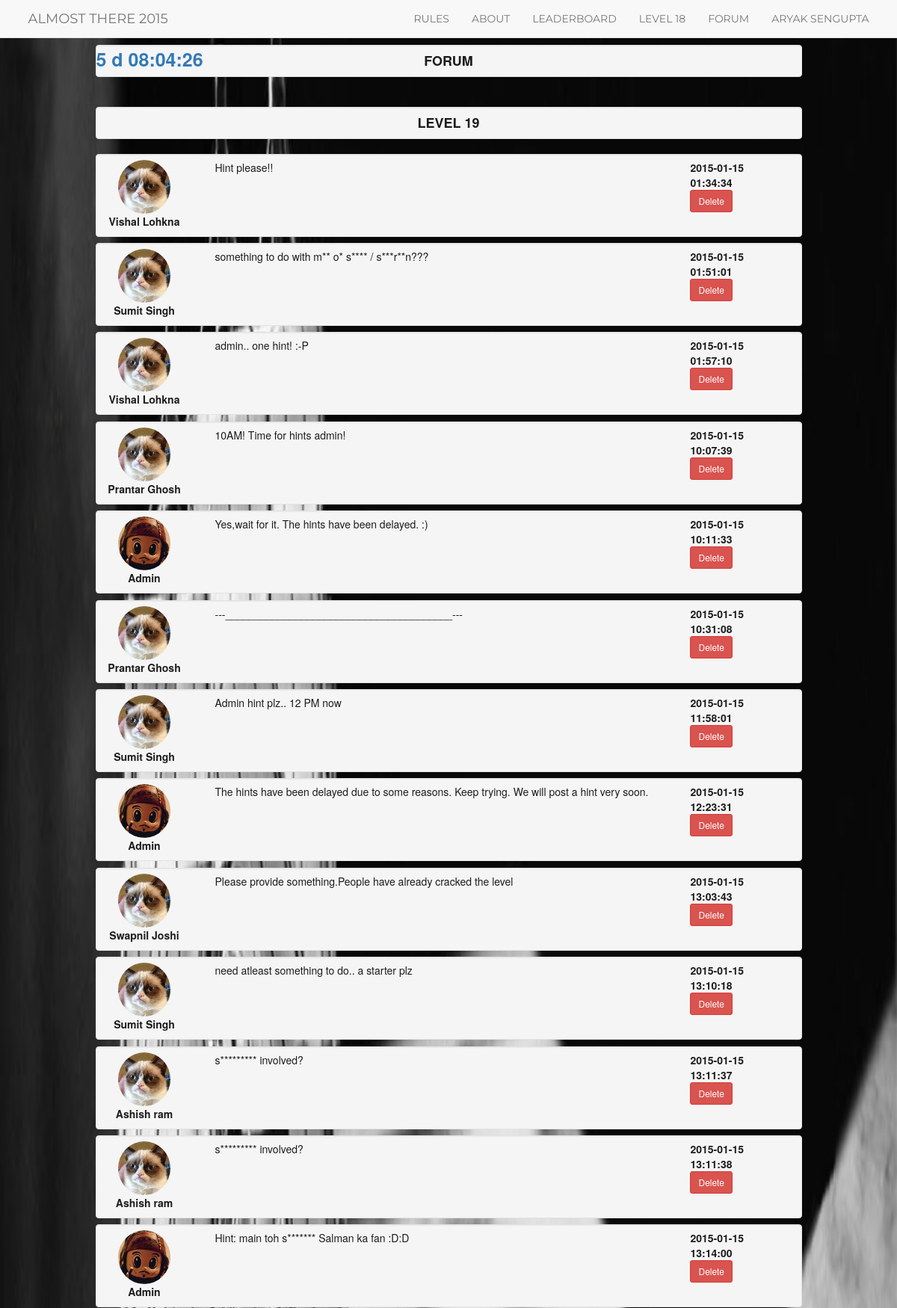
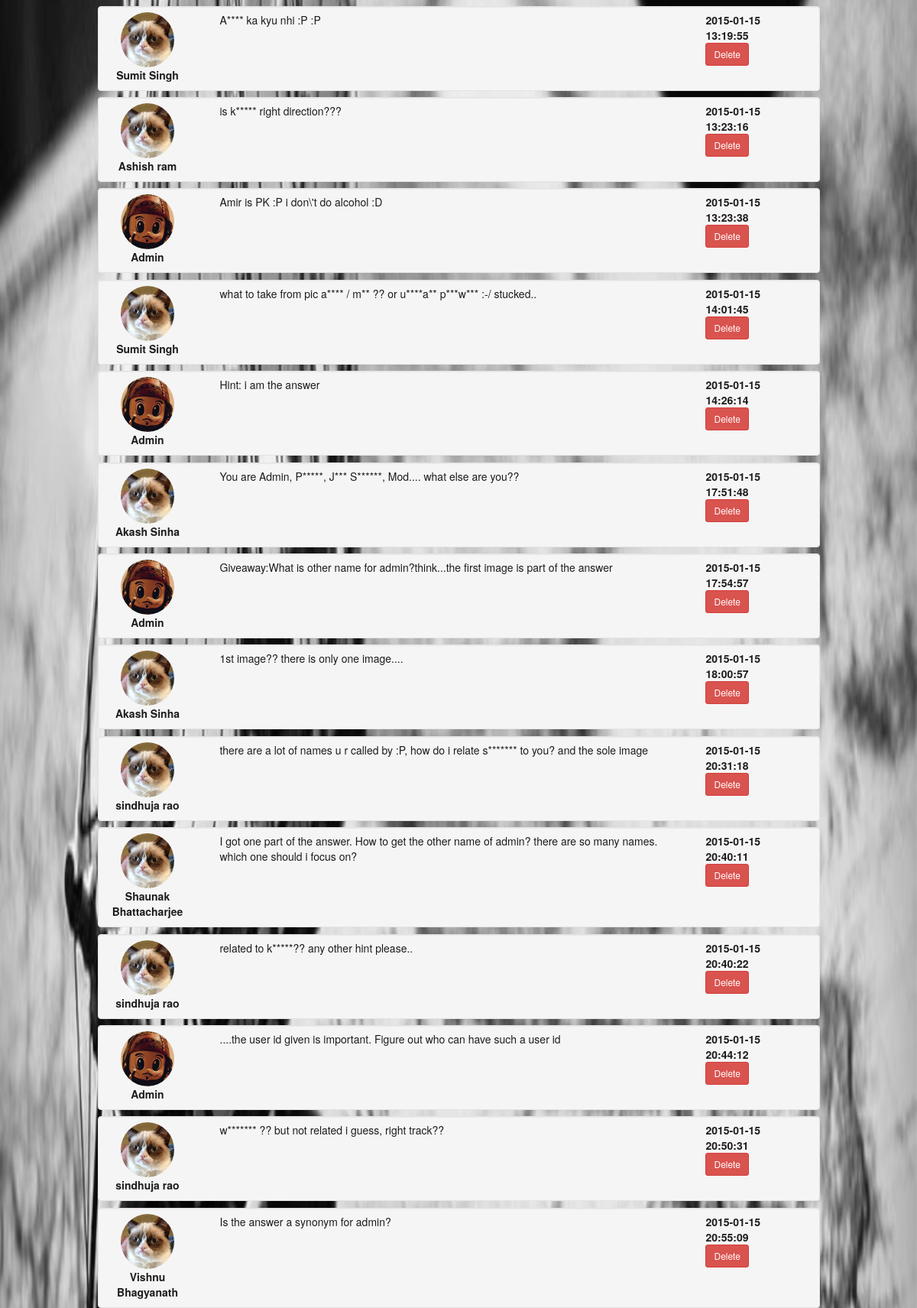
The page /forum.php?level=19 (signed in, upper part) on the database its author committed (2 pictures, top to bottom).
### tables this page shows
CREATE TABLE IF NOT EXISTS `progress` (
  `user_id` int(11) NOT NULL,
  `level` int(11) NOT NULL,
  `attempts` int(255) NOT NULL,
  `latest_attempt` timestamp NOT NULL DEFAULT CURRENT_TIMESTAMP ON UPDATE CURRENT_TIMESTAMP
);

CREATE TABLE IF NOT EXISTS `users` (
  `user_id` int(11) NOT NULL,
  `username` varchar(1000) NOT NULL,
  `password` varchar(1000) NOT NULL,
  `full_name` varchar(1000) NOT NULL,
  `college` varchar(1000) NOT NULL,
  `year` int(11) NOT NULL,
  `email` varchar(1000) NOT NULL,
  `contact` bigint(20) NOT NULL,
  `role` int(11) NOT NULL
);

CREATE TABLE IF NOT EXISTS `forum_posts` (
  `post_id` int(11) NOT NULL,
  `topic_id` int(50) NOT NULL,
  `posted_by` int(50) NOT NULL,
  `post` varchar(5000) NOT NULL,
  `posted_on` datetime NOT NULL
);

### class/dataManager.php (called while the page is built, shortened)
<?php
class dataManager {
    public $db_conn;
    private $host = MYSQL_HOST ;
    private $db_name = MYSQL_DB;
    function __construct() {
        try {
        $this->db_conn = new PDO("mysql:host=$this->host;dbname=$this->db_name;",MYSQL_USER,MYSQL_PASSWORD);
        }  catch (PDOException $ex) {
            return $ex->getMessage();
        }
    }
    function isLogged() {
        if(T_LOGGED==1) return true;
        else return false;
    }
    function getLevel($user_id) {
        $query = $this->db_conn->prepare('SELECT level FROM progress WHERE user_id = ?');
        $values = array($user_id);
        $query->execute($values);
        $obj = $query->fetch(PDO::FETCH_OBJ);
        return $obj->level;
    }
    function getComment($level,$page) {
        try {
        $this->db_conn->setAttribute(PDO::ATTR_EMULATE_PREPARES, FALSE);
        $query = $this->db_conn->prepare('SELECT a.full_name as full_name,a.role as role,b.post_id as post_id,b.post as post,b.posted_on as posted_on FROM users a,forum_posts b WHERE b.topic_id = ? AND a.user_id = b.posted_by ORDER BY b.posted_on ASC');
        $values = array($level);
        $query->execute($values);
        return $query;
        }catch (PDOException $e) {
            var_dump($e);
        }
    }
}
?>

### forum.php (the view, shortened to what this page needs)
<?php
require_once 'class/dataManager.php';
?>
<!DOCTYPE html>
<html lang="en">
  <head>
	<link href="css/bootstrap.css" rel="stylesheet" media="screen">
	<link rel="stylesheet" href="css/bootstrap.min.css" >
	<link rel="stylesheet" href="css/treasure.css">
  </head>
  <body>
	<?php include 'includes/navbar.php'; ?>
	<div class="container main_body">
		<div class="row">
			<div class="col-md-1"></div>
			<div class="col-md-10">
				 <div class="well"  style="padding:0;">
					<div class="row">
						<div class="col-md-4">
<div class = "clock">
	<a href="#" id="timer"></a></div>
</div>
						<div class="col-md-4">
							<h4 id="levelno" align="center"><strong>FORUM</strong></h4>
						</div>
						<div class="col-md-4"></div>
					</div>
				</div>
				<br>
				<?php
				if($dm->isLogged()) {
				if(isset($_GET['level'])) {
					$level = 1;
					if($level>=1||$level<=T_MAXLEVEL) $level = $_GET['level'];
					$user_level = $dm->getLevel($_SESSION['treasure_user_id']);
					if(($user_level!=$level)&&($_SESSION['treasure_user_role']==0)) {
						?>
				<div class="well"><h4 class="text-danger">You are currently playing in Level <?php echo $user_level ?>. Don't try anything fancy. No point hanging around. :P  </h4></div>
						<?php
					}
					else{
					?>
					<div class="well"  style="padding:0;">
					<div class="row">
						<div class="col-md-4"></div>
						<div class="col-md-4">
							<h4 id="levelno" align="center"><strong>LEVEL <?php echo $level; ?></strong></h4>
						</div>
						<div class="col-md-4"></div>
					</div>
					</div>
					<?php
					$post = $dm->getComment($level,1);
					while($row = $post->fetch()) {
						?>
						<div class="well" style="margin-bottom:0.6em;" id="post">
					<div class="row">
						<div class="col-md-2" align="center">
							<img class="img img-responsive img-circle" <?php if($row['role']==1) echo 'src="images/admin_pic.jpg"'; else echo 'src="images/player.jpg"'; ?> />
							<p><strong><?php if($row['role']==1) echo 'Admin'; else echo $row['full_name']; ?></strong></p>
						</div>
						<div class="col-md-8">
							<p><?php echo $row['post']; ?></p>
						</div>
						<div class="col-md-2">
							<strong><?php echo $row['posted_on']; ?></strong>
								<?php if($_SESSION['treasure_user_role']==1) echo '<br><button type="button" class="btn btn-danger btn-sm " onclick="deletePost(' . $row['post_id'] .');">Delete</button>'; ?>
						</div>
					</div>
				</div>
						<?php
					}?>
				</div><?php
				}
				} }else { echo '<div class="well"><h3 class="text-danger" align="center">Sorry, you must Login first!<br>Click <a href=\'login.php\'>here </a> to login!</h3></div>'; } ?>
			</div>
			<div class="col-md-1"></div>
		</div>
	</div>
  </body>
</html>

### includes/navbar.php (shortened to what this page needs)
<nav class="navbar navbar-default navbar-fixed-top navbar-right" role="navigation">
      <div class="container">
        <div class="navbar-header">
          <a class="navbar-brand active" href="index.php">ALMOST THERE 2015</a>
        </div>
        <div class="collapse navbar-collapse navbar-ex1-collapse navbar-right">
          <ul class="nav navbar-nav">
                    <li>
                        <a href="index.php#rules">RULES</a>
                    </li>
                    <li>
                        <a href="index.php#about">ABOUT</a>
					</li>
					 <li>
                        <a href="leader_frozen.php">LEADERBOARD</a>
					</li>
					<?php
             require_once 'class/dataManager.php';
             $dm = new dataManager();
             if($dm->isLogged()) {
                 $level = $dm->getLevel(T_USER_ID);
                 if($level > T_MAXLEVEL) {
                  echo '<li><a href="play.php" id="nav_level">Completed</a></li>';
                 }else {
                     echo '<li><a href="play.php" id="nav_level">Level ' . $level .'</a></li>';
                 }
				 echo '<li><a href="forum.php" id="nav_level">Forum</a></li>';
                 echo '<li class="dropdown page-scroll"><a href="#" class="dropdown-toggle">' . T_NAME .'</a>';
             } ?>
          </ul>
        </div>
      </div>
    </nav>

### css/treasure.css (style rules this page uses)
body { color: #1D1C1C; }
html, body { height: 100%; }
.main_body { padding-bottom: 20px; }
.navbar-default { text-transform:uppercase; font-family: Montserrat,"Helvetica Neue",Helvetica,Arial,sans-serif; }
#post { padding-bottom:0; padding-top:0.5em; padding-left:0; }

### forum.php (style rules this page uses)
body { margin-top: 60px; }
.clock { text-color:#219ab2; font-size:25px; }

### rows shown on the page
progress: level "18"
users: full_name "Vishal Lohkna", forum_posts.post "Hint please!!", forum_posts.posted_on "2015-01-15 01:34:34", forum_posts.post "admin.. one hint! :-P", forum_posts.posted_on "2015-01-15 01:57:10"
users: full_name "Sumit Singh", forum_posts.post "something to do with m** o* s**** / s***r**n???", forum_posts.posted_on "2015-01-15 01:51:01", forum_posts.post "Admin hint plz.. 12 PM now", forum_posts.posted_on "2015-01-15 11:58:01", forum_posts.post "need atleast something to do.. a starter plz", forum_posts.posted_on "2015-01-15 13:10:18", forum_posts.post "A**** ka kyu nhi :P :P", forum_posts.posted_on "2015-01-15 13:19:55", forum_posts.post "what to take from pic a**** / m** ?? or u****a** p***w*** :-/ stucked..", forum_posts.posted_on "2015-01-15 14:01:45"
users: full_name "Prantar Ghosh", forum_posts.post "10AM! Time for hints admin!", forum_posts.posted_on "2015-01-15 10:07:39", forum_posts.post "---_______________________________________---", forum_posts.posted_on "2015-01-15 10:31:08"
users: role "Admin", forum_posts.post "Yes,wait for it. The hints have been delayed. :)", forum_posts.posted_on "2015-01-15 10:11:33", forum_posts.post "Hint: main toh s******* Salman ka fan :D:D", forum_posts.posted_on "2015-01-15 13:14:00", forum_posts.post "Amir is PK :P i don\\'t do alcohol :D", forum_posts.posted_on "2015-01-15 13:23:38", forum_posts.post "Hint: i am the answer", forum_posts.posted_on "2015-01-15 14:26:14", forum_posts.post "....the user id given is important. Figure out who can have such a user id", forum_posts.posted_on "2015-01-15 20:44:12"
users: role "Admin", forum_posts.post "The hints have been delayed due to some reasons. Keep trying. We will post a hint very soon.", forum_posts.posted_on "2015-01-15 12:23:31"
users: full_name "Swapnil Joshi", forum_posts.post "Please provide something.People have already cracked the level", forum_posts.posted_on "2015-01-15 13:03:43"
users: full_name "Ashish ram", forum_posts.post "s********* involved?", forum_posts.posted_on "2015-01-15 13:11:37", forum_posts.posted_on "2015-01-15 13:11:38", forum_posts.post "is k***** right direction???", forum_posts.posted_on "2015-01-15 13:23:16"
users: full_name "Akash Sinha", forum_posts.post "You are Admin, P*****, J*** S******, Mod.... what else are you??", forum_posts.posted_on "2015-01-15 17:51:48", forum_posts.post "1st image?? there is only one image....", forum_posts.posted_on "2015-01-15 18:00:57"
users: role "Admin", forum_posts.post "Giveaway:What is other name for admin?think...the first image is part of the answer", forum_posts.posted_on "2015-01-15 17:54:57"
users: full_name "sindhuja rao", forum_posts.post "there are a lot of names u r called by :P, how do i relate s******* to you? and the sole image", forum_posts.posted_on "2015-01-15 20:31:18", forum_posts.post "related to k*****?? any other hint please..", forum_posts.posted_on "2015-01-15 20:40:22", forum_posts.post "w******* ?? but not related i guess, right track??", forum_posts.posted_on "2015-01-15 20:50:31"
users: full_name "Shaunak Bhattacharjee", forum_posts.post "I got one part of the answer. How to get the other name of admin? there are so many names. which one should i focus on?", forum_posts.posted_on "2015-01-15 20:40:11"
users: full_name "Vishnu Bhagyanath", forum_posts.post "Is the answer a synonym for admin?", forum_posts.posted_on "2015-01-15 20:55:09"

### other values the page prints
T_NAME "ARYAK SENGUPTA"
$level "19"
